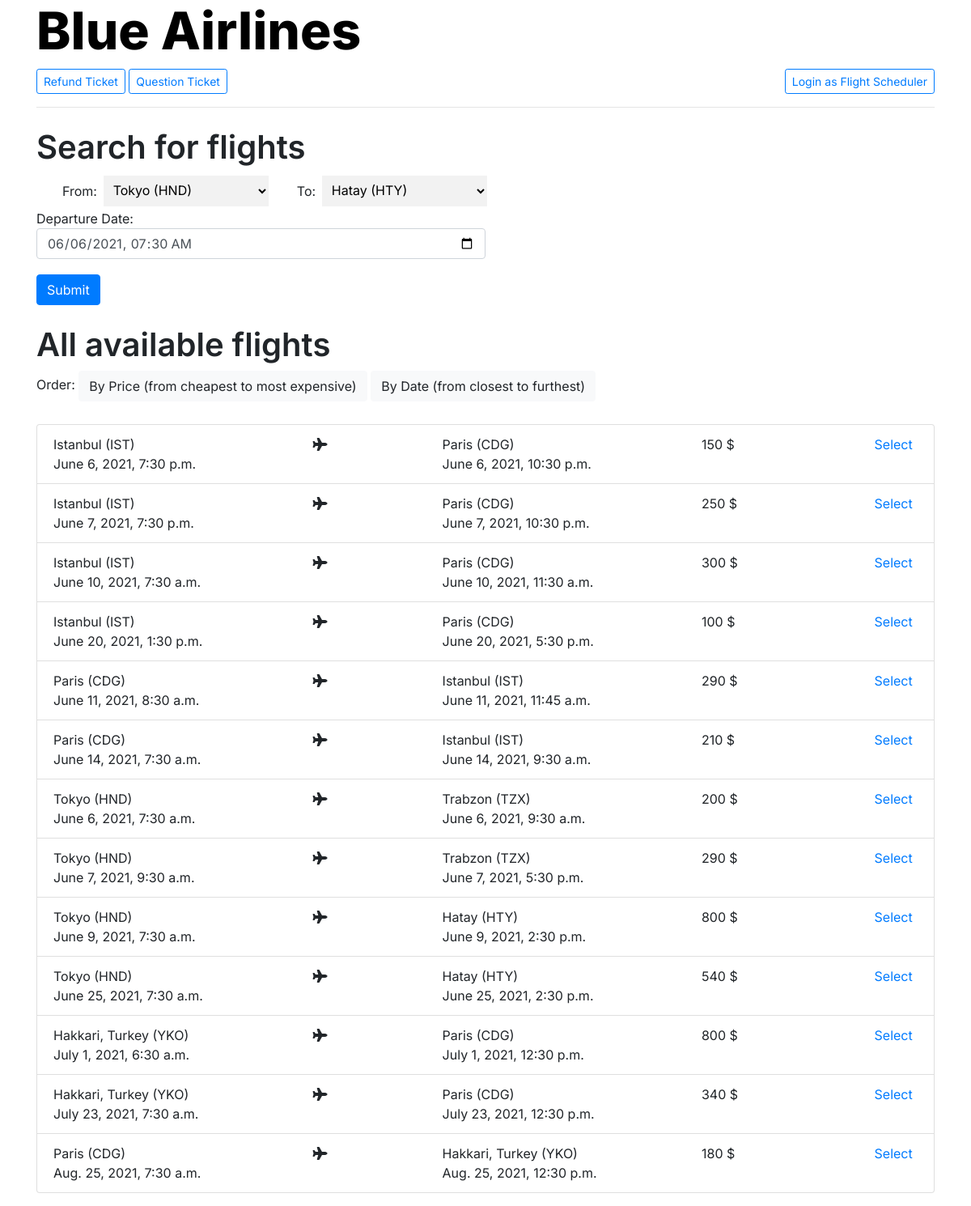
The page / on the database its author committed.
### airlinecontroller/models.py (models this page shows, shortened)
class Flight(models.Model):
    departure_airport = models.CharField(max_length=30)
    destination_airport = models.CharField(max_length=30)
    departure_date = models.DateTimeField("Departure Date")
    arrival_date = models.DateTimeField("Arrival Date")
    gate_number = models.CharField(max_length=10, default="")
    price = models.IntegerField(default=0)
    airplane = models.ForeignKey("Airplane", on_delete=models.CASCADE, related_name="flights")
    flight_crew = models.ForeignKey("FlightCrew", on_delete=models.CASCADE, related_name="flights")
    flight_scheduler = models.ForeignKey("User", on_delete=models.CASCADE, related_name="flights")

### airlinecontroller/views.py (the view)
# urls.py: path("", views.index, name="index"),
def index(request):
    flights = Flight.objects.all()
    departure_airports = set()
    destination_airports = set()
    non_expired_flights = []
    now = datetime.datetime.now()
    now_date_arr = split_date_prev(now)
    now_date = date_time_to_day(now_date_arr)
    for flight in flights:
        departure_airports.add(flight.departure_airport)
        destination_airports.add(flight.destination_airport)
        dep_date_arr = split_date_prev(flight.departure_date)
        prev_dep_date = date_time_to_day(dep_date_arr)
        if (prev_dep_date >= now_date):
            non_expired_flights.append(flight)
    return render(request, "airlinecontroller/index.html", {
        "departure_airports": departure_airports,
        "destination_airports": destination_airports,
        "flights": non_expired_flights
        })

### airlinecontroller/views.py (called while the page is built)
def split_date_prev(date):
    date = str(date)
    date_base = date.split(" ") #separate the date and time
    date_date = date_base[0].split("-") #separating the day month and year
    date_time = date_base[1].split(":") #separating the hours and minutes and seconds
    return[date_date[2], date_date[1], date_date[0], date_time[0], date_time[1]]

def hour_to_day(hours, minutes):
    hours = int(hours)
    minutes = int(minutes)
    return ((hours*60)+minutes)/(24*60)

def date_time_to_day(arr):
    day_sum_month = [31, 59, 90, 120, 151, 181, 212, 243, 273, 304, 334, 365]
    result = int(arr[0]) + day_sum_month[int(arr[1])] + (int(arr[2])*365) + hour_to_day(arr[0], arr[1])
    return result

### airlinecontroller/templates/airlinecontroller/index.html (shortened to what this page needs)
{% extends "airlinecontroller/layout.html" %}
{% load static %}
{% block body %}
    <h1 class="available_flights_header">Search for flights</h1>
    <form action="{% url 'available_flights' %}" method="POST">
        <div class="filter-flight-container">
            <div class="filter-menu"> From:
                <select id="departure_select" name="departure_select">
                    {% for dep in departure_airports %}
                        <option value="{{ dep }}">{{ dep }}</option>
                    {% endfor %}
                </select>
            </div>
            <div class="filter-menu"> To:
                <select id="destination_select" name="destination_select">
                    {% for des in destination_airports %}
                        <option value="{{ des }}">{{ des }}</option>
                    {% endfor %}
                </select>
            </div>
        </div>
        <div class="form-group">
            Departure Date: <input id="dep_date_filter" name="dep_date_filter" class="form-control" type="datetime-local" value="2021-06-06T07:30">
        <input type="submit" class="btn btn-primary"/>
    </form>
    <h1 class="available_flights_header">All available flights</h1>
    <div class="order_flight_list">
        Order:
        <a class="btn btn-light" href="{% url 'available_flights_by_price' %}">By Price (from cheapest to most expensive)</a>
        <a class="btn btn-light" href="{% url 'available_flights_by_date' %}">By Date (from closest to furthest)</a>
    </div>
    <ul class="list-group">
        {% for flight in flights %}
        <li class="list-group-item">
        <div class="flight-container">
            <div class="small-container">
                <div>{{ flight.departure_airport }}</div>
                <div>{{ flight.departure_date }}</div>
            </div>
            <div class="small-container">
                <div class="plane-icon"><i class="fas fa-plane"></i></div>
            </div>
            <div class="small-container">
                <div>{{ flight.destination_airport }}</div>
                <div>{{ flight.arrival_date }}</div>
            </div>
            <div class="small-container">
                <div class="flight-price">{{ flight.price }} $</div>
            </div>
            <div class="small-container">
                {% if user.is_authenticated %}
                    <a href="{% url 'delete_flight' flight.id %}" class="select-flight-link">Delete</a>
                {% else %}
                    <a href="{% url 'show_flight' flight.id %}" class="select-flight-link">Select</a>
                {% endif %}
            </div>
        </div>
        </li>
        {% endfor %}
    </ul>
{% endblock %}

### airlinecontroller/static/airlinecontroller/styles.css (style rules this page uses)
ul { margin-top: 2.5%; }
.form-control { width: 50%; }
a:last-of-type { margin-left: auto; }
.flight-container { display: grid; grid-template-columns: 30% 15% 30% 20% 5%; grid-template-rows: 50% 50%; align-content: center; }
.filter-flight-container { display: flex; justify-content: flex-start; }
.filter-menu { margin-left: 2rem; }
* { padding: 0; margin: 0; box-sizing: border-box; font-family: 'Inter', sans-serif }
.available_flights_header { margin-top: 25px; font-weight: 600; }
select { padding: 0.5rem; margin: 0.2rem; border: none; background-color: #f2f2f2; }
select option { padding: 0.2rem; border: none; background-color: #f2f2f2; }
input[type=submit] { margin-top: 1.2rem; }

### rows shown on the page
Flight: departure_select "Tokyo (HND)", departure_airport "Tokyo (HND)", departure_date "June 6, 2021, 7:30 a.m.", destination_airport "Trabzon (TZX)", arrival_date "June 6, 2021, 9:30 a.m.", price "200"
Flight: destination_select "Hatay (HTY)", departure_airport "Tokyo (HND)", departure_date "June 9, 2021, 7:30 a.m.", destination_airport "Hatay (HTY)", arrival_date "June 9, 2021, 2:30 p.m.", price "800"
Flight: departure_airport "Istanbul (IST)", departure_date "June 6, 2021, 7:30 p.m.", destination_airport "Paris (CDG)", arrival_date "June 6, 2021, 10:30 p.m.", price "150"
Flight: departure_airport "Istanbul (IST)", departure_date "June 7, 2021, 7:30 p.m.", destination_airport "Paris (CDG)", arrival_date "June 7, 2021, 10:30 p.m.", price "250"
Flight: departure_airport "Istanbul (IST)", departure_date "June 10, 2021, 7:30 a.m.", destination_airport "Paris (CDG)", arrival_date "June 10, 2021, 11:30 a.m.", price "300"
Flight: departure_airport "Istanbul (IST)", departure_date "June 20, 2021, 1:30 p.m.", destination_airport "Paris (CDG)", arrival_date "June 20, 2021, 5:30 p.m.", price "100"
Flight: departure_airport "Paris (CDG)", departure_date "June 11, 2021, 8:30 a.m.", destination_airport "Istanbul (IST)", arrival_date "June 11, 2021, 11:45 a.m.", price "290"
Flight: departure_airport "Paris (CDG)", departure_date "June 14, 2021, 7:30 a.m.", destination_airport "Istanbul (IST)", arrival_date "June 14, 2021, 9:30 a.m.", price "210"
Flight: departure_airport "Tokyo (HND)", departure_date "June 7, 2021, 9:30 a.m.", destination_airport "Trabzon (TZX)", arrival_date "June 7, 2021, 5:30 p.m.", price "290"
Flight: departure_airport "Tokyo (HND)", departure_date "June 25, 2021, 7:30 a.m.", destination_airport "Hatay (HTY)", arrival_date "June 25, 2021, 2:30 p.m.", price "540"
Flight: departure_airport "Hakkari, Turkey (YKO)", departure_date "July 1, 2021, 6:30 a.m.", destination_airport "Paris (CDG)", arrival_date "July 1, 2021, 12:30 p.m.", price "800"
Flight: departure_airport "Hakkari, Turkey (YKO)", departure_date "July 23, 2021, 7:30 a.m.", destination_airport "Paris (CDG)", arrival_date "July 23, 2021, 12:30 p.m.", price "340"
Flight: departure_airport "Paris (CDG)", departure_date "Aug. 25, 2021, 7:30 a.m.", destination_airport "Hakkari, Turkey (YKO)", arrival_date "Aug. 25, 2021, 12:30 p.m.", price "180"
